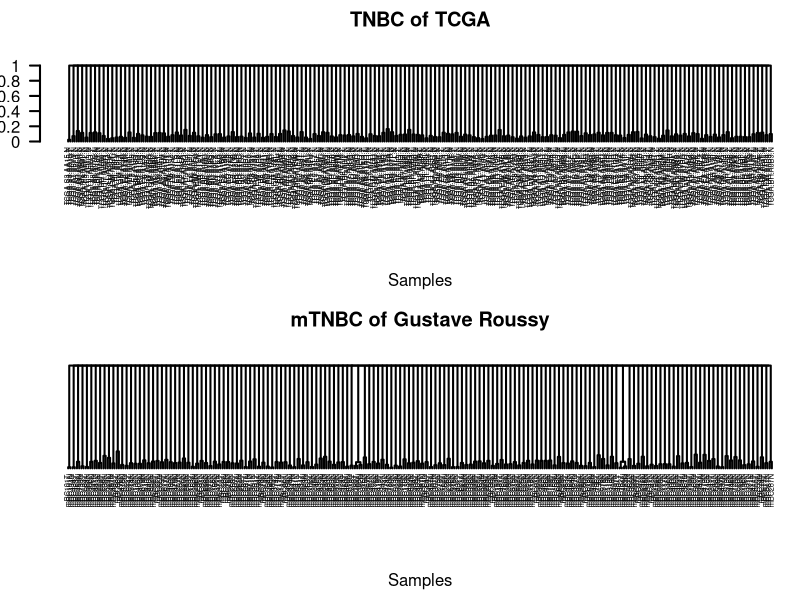

Write the R code that produced this figure.

par(mfrow=c(2,1),plt=c(0.05, 1, 0.3, 0.8))
output_corr_matrix <- read.delim("../../Data/TNBC_NGSCheckmate.txt")
data = output_corr_matrix
d3 <- as.dist((1 - data[,-1]))
clust3 <- hclust(d3, method = "average")
plot(clust3, lwd = 2, lty = 1,cex=0.45, xlab="Samples", sub = "",  ylab="Distance (1-Pearson correlation)",hang = -1, axes = FALSE,main="TNBC of TCGA")
axis(side = 2, at = seq(0, 1, 0.2), labels = FALSE, lwd = 2)
mtext(seq(0, 1, 0.2), side = 2, at = seq(0, 1, 0.2), line = 1,   las = 2)



output_corr_matrix <- read.delim("../../Data/mTNBC_NGSCheckmate.txt")
data = output_corr_matrix
d3 <- as.dist((1 - data[,-1]))
clust3 <- hclust(d3, method = "average")
plot(clust3, lwd = 2, lty = 1,cex=0.45, xlab="Samples", sub = "",  ylab="Distance (1-Pearson correlation)",hang = -1, axes = FALSE,main="mTNBC of Gustave Roussy")

